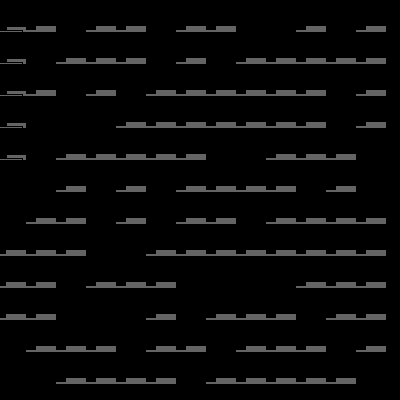
Frame 1 (no input)
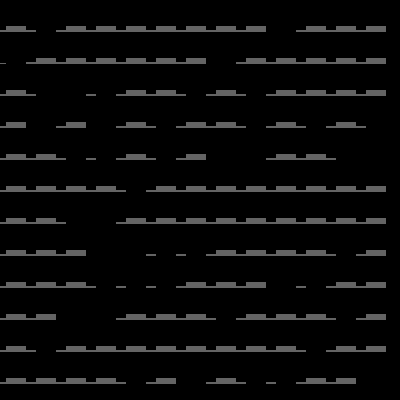
Frame 2 (the mouse pressed at the canvas centre, redrawn once)

The Processing sketch that drew these frames (run headless with seeded random() and noise(); the mouse was pressed at the canvas centre and the sketch redrawn once):

// Processing sketch: processing_39004
// ── processing_39004.pde

void setup () {
  size (400, 400);
  smooth ();
  background (0);
  
}
  
void draw() {
    for (int x=16; x<height; x+=30) {
    for (int y=20; y<width; y+=32) {
      float r = random(4);
      if (r>1) {
        myBldg (x, y, random (50, 100));
      }
      else {
        blank (x, y);
      }
    }
    }
    noLoop();
}
        
        
        
        
        
        
 // 
void myBldg (float x, float y, float w) {
  pushMatrix ();
  translate (x, y);
  rectMode (CORNERS);
  fill (100);
  rect (-10, 12, 10, 6);
  rect (-20, 12, 6, 10);
  popMatrix();
}

void blank (float x, float y) {
  pushMatrix ();
  translate (x, y);
  noStroke ();
  fill (0);
  rect (-10, 12, 10, 6);
  popMatrix ();
}  
